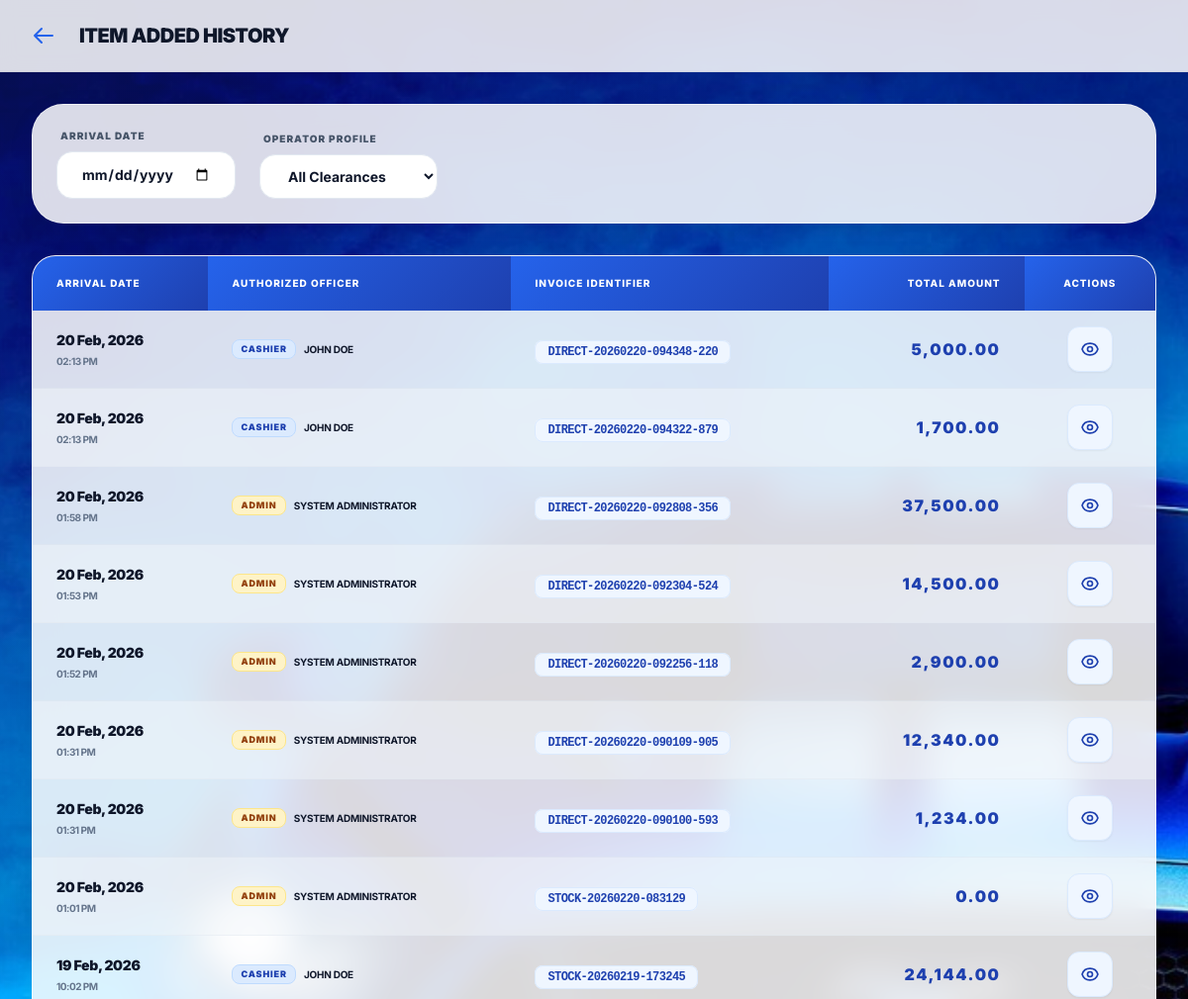
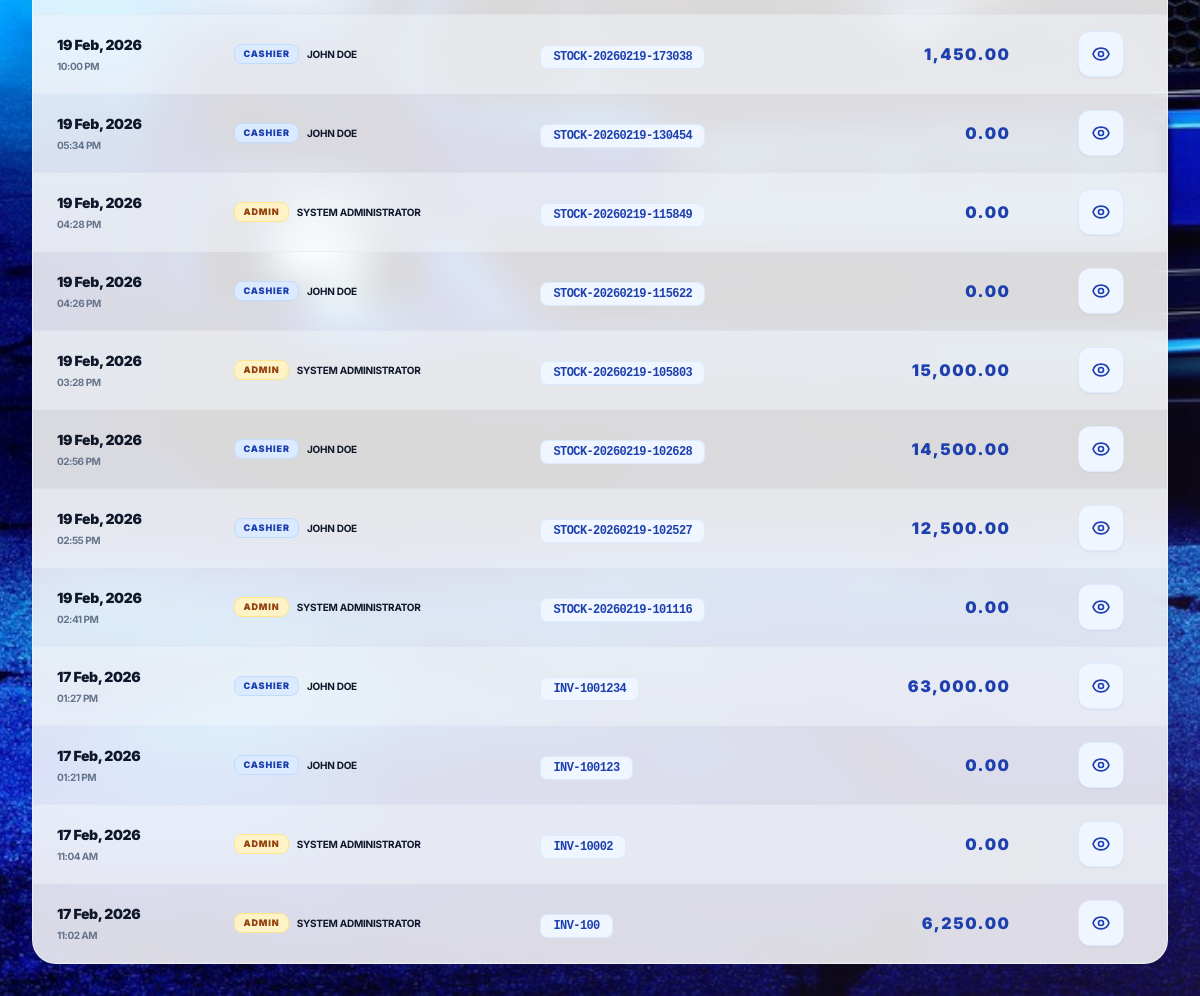
The app's page /admin/batchHistroy.php (signed in) with its own data (2 pictures, top to bottom).
### tables this page shows
CREATE TABLE `invoices` (
  `id` int(11) NOT NULL,
  `invoice_no` varchar(100) NOT NULL,
  `user_id` int(11) NOT NULL,
  `supplier_name` varchar(100) DEFAULT NULL,
  `invoice_date` date DEFAULT NULL,
  `total_amount` decimal(15,2) DEFAULT 0.00,
  `status` enum('draft','completed') DEFAULT 'draft',
  `created_at` datetime DEFAULT current_timestamp()
);

CREATE TABLE `users` (
  `id` int(11) NOT NULL,
  `emp_id` varchar(10) DEFAULT NULL,
  `full_name` varchar(100) NOT NULL,
  `username` varchar(50) NOT NULL,
  `password` varchar(255) NOT NULL,
  `role` enum('admin','cashier') NOT NULL DEFAULT 'cashier',
  `created_at` datetime DEFAULT current_timestamp()
);

### admin/batchHistroy.php (the view, shortened to what this page needs)
<?php
require_once '../includes/config.php';
?>
<!DOCTYPE html>
<html lang="en">
<head>
    <script src="https://cdn.tailwindcss.com"></script>
</head>
<body class="bg-main min-h-screen relative">
    <div class="colorful-overlay"></div>
    <nav class="glass-nav sticky top-0 z-30">
        <div class="px-4 md:px-6 py-4 flex justify-between items-center max-w-7xl mx-auto">
            <div class="flex items-center gap-4">
                <a href="<?php echo $_SESSION['role'] === 'admin' ? 'dashboard.php' : '../cashier/dashboard.php'; ?>" class="p-2 hover:bg-blue-50 rounded-xl transition-all text-blue-600">
                    <svg class="w-6 h-6" fill="none" stroke="currentColor" viewBox="0 0 24 24"><path stroke-linecap="round" stroke-linejoin="round" stroke-width="2" d="M10 19l-7-7m0 0l7-7m-7 7h18"></path></svg>
                </a>
                <h1 class="text-xl font-black text-slate-900 tracking-tight uppercase">Item Added History</h1>
            </div>
        </div>
    </nav>
    <main class="p-8 max-w-7xl mx-auto space-y-8 relative z-10">
        <div class="glass-card p-6 rounded-[2rem] flex flex-wrap items-center gap-6">
            <form method="GET" class="flex flex-wrap items-end gap-6 w-full">
                <div class="flex flex-col gap-2">
                    <label class="text-[10px] font-black text-slate-600 uppercase tracking-widest ml-1">Arrival Date</label>
                    <input type="date" name="date" onchange="this.form.submit()" value="<?php echo $_GET['date'] ?? ''; ?>" class="px-6 py-3 rounded-2xl text-sm font-bold w-full md:w-auto border border-slate-200">
                </div>
                <div class="flex flex-col gap-2">
                    <label class="text-[10px] font-black text-slate-600 uppercase tracking-widest ml-1">Operator Profile</label>
                    <select name="role" onchange="this.form.submit()" class="px-6 py-3 rounded-2xl text-sm font-bold min-w-[180px] border border-slate-200">
                        <option value="">All Clearances</option>
                    </select>
                </div>
            </form>
        </div>
        <div class="glass-card overflow-hidden">
            <div class="overflow-x-auto">
                <table class="w-full text-left border-collapse min-w-[800px]">
                    <thead>
                        <tr>
                            <th class="px-8 py-6">Arrival Date</th>
                            <th class="px-8 py-6">Authorized Officer</th>
                            <th class="px-8 py-6">Invoice Identifier</th>
                            <th class="px-8 py-6 text-right">Total Amount</th>
                            <th class="px-8 py-6 text-center">Actions</th>
                        </tr>
                    </thead>
                    <tbody class="divide-y divide-slate-100">
                        <?php
                        $where = "WHERE 1=1";
                        $params = [];
                        $sql = "SELECT i.*, u.full_name, u.role
                                FROM invoices i
                                JOIN users u ON i.user_id = u.id
                                $where
                                ORDER BY i.created_at DESC";
                        $stmt = $pdo->prepare($sql);
                        $stmt->execute($params);
                        $found = false;
                        while($row = $stmt->fetch()): $found = true;
                        ?>
                        <tr class="hover:bg-slate-50 transition-all group">
                            <td class="px-8 py-6">
                                <p class="text-sm font-black text-slate-900 tracking-tight"><?php echo date('d M, Y', strtotime($row['created_at'])); ?></p>
                                <p class="text-[10px] font-bold text-slate-500 uppercase tracking-tighter mt-1"><?php echo date('h:i A', strtotime($row['created_at'])); ?></p>
                            </td>
                            <td class="px-8 py-6">
                                <div class="flex items-center gap-2">
                                    <span class="px-2 py-0.5 rounded-lg text-[9px] font-black uppercase tracking-widest <?php echo $row['role'] === 'admin' ? 'bg-amber-100 text-amber-800 border border-amber-200' : 'bg-blue-100 text-blue-800 border border-blue-200'; ?>">
                                        <?php echo $row['role']; ?>
                                    </span>
                                    <p class="text-[10px] font-bold text-slate-900 uppercase tracking-tight"><?php echo htmlspecialchars($row['full_name']); ?></p>
                                </div>
                            </td>
                            <td class="px-8 py-6">
                                <span class="font-mono text-xs font-black text-blue-800 tracking-tighter uppercase px-3 py-1 bg-blue-50 rounded-lg border border-blue-100"><?php echo htmlspecialchars($row['invoice_no']); ?></span>
                            </td>
                            <td class="px-8 py-6 text-right">
                                <p class="text-base font-black text-blue-800 tracking-widest"><?php echo number_format($row['total_amount'], 2); ?></p>
                            </td>
                            <td class="px-8 py-6">
                                <div class="flex justify-center items-center gap-3">
                                    <button onclick="viewBatch(<?php echo $row['id']; ?>)" class="p-3 bg-blue-50 text-blue-800 border border-blue-100 rounded-xl hover:bg-blue-600 hover:text-white transition-all shadow-sm active:scale-95" title="View Manifest">
                                    </button>
                                </div>
                            </td>
                        </tr>
                        <?php endwhile; if(!$found): ?>
                        <tr><td colspan="5" class="px-8 py-12 text-center text-blue-900 font-black uppercase tracking-[0.2em] italic">No transaction logs captured for this period.</td></tr>
                        <?php endif; ?>
                    </tbody>
                </table>
            </div>
        </div>
    </main>
</body>
</html>

### admin/batchHistroy.php (style rules this page uses)
body { font-family: 'Inter', sans-serif; background: #f8fafc; color: #0f172a; }
.bg-main { background: url('public/admin_background.jpg'); background-size: cover; background-position: center; background-attachment: fixed; min-height: 100vh; }
.colorful-overlay { position: fixed; top: 0; left: 0; width: 100%; height: 100%; background: radial-gradient(circle at 0% 0%, rgba(37, 99, 235, 0.15) 0%, transparent 50%), radial-gradient(circle at 100% 100%, rgba(139, 92, 246, 0.15) 0%, transparent 50%), radial-gradient(circle at 50% 50%, rgba(236, 72, 153, 0.05) 0%, transparent 50%); pointer-events: none; z-index: 0; }
.glass-card { background: rgba(255, 255, 255, 0.85); backdrop-filter: blur(16px); -webkit-backdrop-filter: blur(16px); border: 1px solid rgba(255, 255, 255, 0.5); border-radius: 1.5rem; box-shadow: 0 8px 32px -4px rgba(0, 0, 0, 0.08); }
.glass-nav { background: rgba(255, 255, 255, 0.85); backdrop-filter: blur(10px); border-bottom: 1px solid rgba(0, 0, 0, 0.05); }
input, select { background: white !important; border: 1px solid #e2e8f0 !important; color: #0f172a !important; outline: none !important; }
th { background: linear-gradient(135deg, #2563eb 0%, #1e40af 100%); color: white !important; font-weight: 800; text-transform: uppercase; letter-spacing: 0.1em; padding: 1.25rem 1.5rem !important; font-size: 10px; }
tr:nth-child(even) { background-color: rgba(241, 245, 249, 0.5); }
td { padding: 1rem 1.5rem !important; border-bottom: 1px solid rgba(226, 232, 240, 0.5); color: #0f172a; }

### records on screen
invoices: created_at "20 Feb, 2026", created_at "02:13 PM", user.role "CASHIER", user.full_name "JOHN DOE", invoice_no "DIRECT-20260220-094348-220", total_amount "5,000.00"
invoices: created_at "20 Feb, 2026", created_at "02:13 PM", user.role "CASHIER", user.full_name "JOHN DOE", invoice_no "DIRECT-20260220-094322-879", total_amount "1,700.00"
invoices: created_at "20 Feb, 2026", created_at "01:58 PM", user.role "ADMIN", user.full_name "SYSTEM ADMINISTRATOR", invoice_no "DIRECT-20260220-092808-356", total_amount "37,500.00"
invoices: created_at "20 Feb, 2026", created_at "01:53 PM", user.role "ADMIN", user.full_name "SYSTEM ADMINISTRATOR", invoice_no "DIRECT-20260220-092304-524", total_amount "14,500.00"
invoices: created_at "20 Feb, 2026", created_at "01:52 PM", user.role "ADMIN", user.full_name "SYSTEM ADMINISTRATOR", invoice_no "DIRECT-20260220-092256-118", total_amount "2,900.00"
invoices: created_at "20 Feb, 2026", created_at "01:31 PM", user.role "ADMIN", user.full_name "SYSTEM ADMINISTRATOR", invoice_no "DIRECT-20260220-090109-905", total_amount "12,340.00"
invoices: created_at "20 Feb, 2026", created_at "01:31 PM", user.role "ADMIN", user.full_name "SYSTEM ADMINISTRATOR", invoice_no "DIRECT-20260220-090100-593", total_amount "1,234.00"
invoices: created_at "20 Feb, 2026", created_at "01:01 PM", user.role "ADMIN", user.full_name "SYSTEM ADMINISTRATOR", invoice_no "STOCK-20260220-083129", total_amount "0.00"
invoices: created_at "19 Feb, 2026", created_at "10:02 PM", user.role "CASHIER", user.full_name "JOHN DOE", invoice_no "STOCK-20260219-173245", total_amount "24,144.00"
invoices: created_at "19 Feb, 2026", created_at "10:00 PM", user.role "CASHIER", user.full_name "JOHN DOE", invoice_no "STOCK-20260219-173038", total_amount "1,450.00"
invoices: created_at "19 Feb, 2026", created_at "05:34 PM", user.role "CASHIER", user.full_name "JOHN DOE", invoice_no "STOCK-20260219-130454", total_amount "0.00"
invoices: created_at "19 Feb, 2026", created_at "04:28 PM", user.role "ADMIN", user.full_name "SYSTEM ADMINISTRATOR", invoice_no "STOCK-20260219-115849", total_amount "0.00"
invoices: created_at "19 Feb, 2026", created_at "04:26 PM", user.role "CASHIER", user.full_name "JOHN DOE", invoice_no "STOCK-20260219-115622", total_amount "0.00"
invoices: created_at "19 Feb, 2026", created_at "03:28 PM", user.role "ADMIN", user.full_name "SYSTEM ADMINISTRATOR", invoice_no "STOCK-20260219-105803", total_amount "15,000.00"
invoices: created_at "19 Feb, 2026", created_at "02:56 PM", user.role "CASHIER", user.full_name "JOHN DOE", invoice_no "STOCK-20260219-102628", total_amount "14,500.00"
invoices: created_at "19 Feb, 2026", created_at "02:55 PM", user.role "CASHIER", user.full_name "JOHN DOE", invoice_no "STOCK-20260219-102527", total_amount "12,500.00"
invoices: created_at "19 Feb, 2026", created_at "02:41 PM", user.role "ADMIN", user.full_name "SYSTEM ADMINISTRATOR", invoice_no "STOCK-20260219-101116", total_amount "0.00"
invoices: created_at "17 Feb, 2026", created_at "01:27 PM", user.role "CASHIER", user.full_name "JOHN DOE", invoice_no "INV-1001234", total_amount "63,000.00"
invoices: created_at "17 Feb, 2026", created_at "01:21 PM", user.role "CASHIER", user.full_name "JOHN DOE", invoice_no "INV-100123", total_amount "0.00"
invoices: created_at "17 Feb, 2026", created_at "11:04 AM", user.role "ADMIN", user.full_name "SYSTEM ADMINISTRATOR", invoice_no "INV-10002", total_amount "0.00"
invoices: created_at "17 Feb, 2026", created_at "11:02 AM", user.role "ADMIN", user.full_name "SYSTEM ADMINISTRATOR", invoice_no "INV-100", total_amount "6,250.00"
